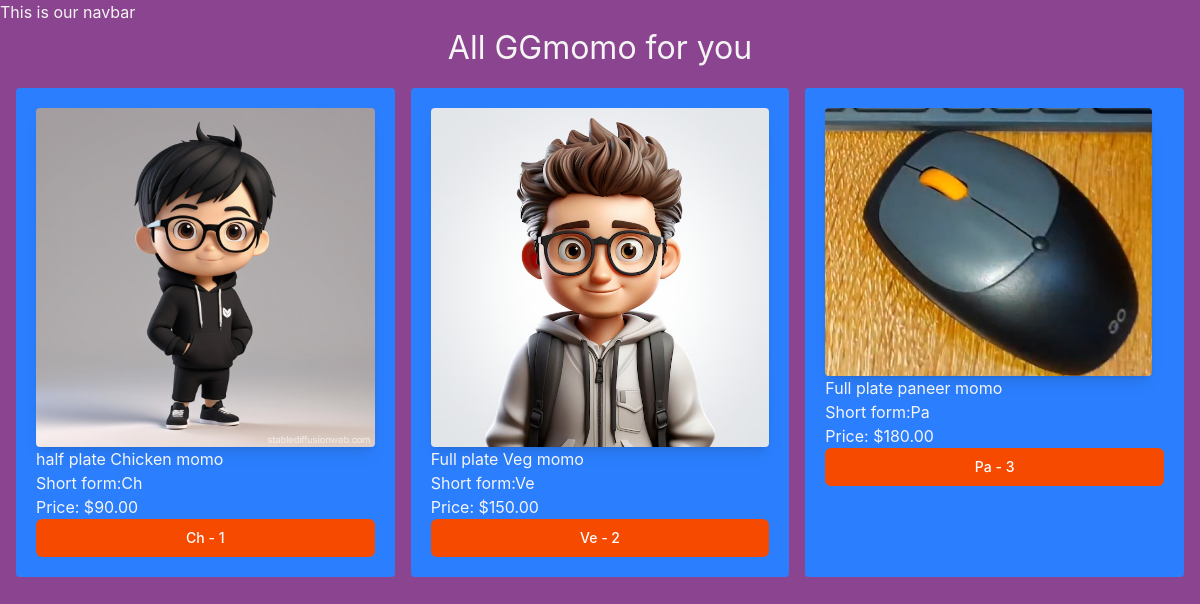
The page /gg/ on the database its author committed.
### gg/models.py (models this page shows, shortened)
class GGmomo(models.Model):
    GGmomo_TYPE_CHOICE = [
        ("Ch", "Chicken"),
        ("Mu", "Mutton"),
        ("bu", "Buff"),
        ("Ve", "Veg"),
        ("Pa", "Paneer"),
    ]
    name = models.CharField(max_length=100)
    image = models.ImageField(upload_to="ggmomo/")
    date_added = models.DateTimeField(default=timezone.now)
    type = models.CharField(max_length=2, choices=GGmomo_TYPE_CHOICE)
    description = models.TextField(default="")
    price = models.DecimalField(max_digits=10, decimal_places=2, default=0.00)
    class Meta:
        verbose_name = "GG Momo"
        verbose_name_plural = "GG Momos"

### gg/views.py (the view)
# urls.py: path('', views.all_gg, name='all_gg'),
def all_gg(request):
    momos = GGmomo.objects.all()
    return render(request, 'gg/all_gg.html', {'momos': momos})

### gg/templates/gg/all_gg.html (shortened to what this page needs)
{% extends "layout.html" %}
{% block content %}
<h1>All GGmomo for you</h1>
<div class="grid grid-cols-3 gap-4 m-4">
{% for momo in momos %}
    <div class="bg-blue-500 p-5 rounded" >
        <img class="rounded shadow-lg " src="{{ momo.image.url }}" alt="{{ momo.name }}">
        <h2>{{ momo.name }}</h2>
        <h2>Short form:{{momo.type}}</h2>
        <h3>Price: ${{momo.price}}</h3>
        <a href="{% url 'gg_detail' momo.id %}">
            <button type="button" class="inline-flex w-[100%] items-center justify-center px-4 py-2 border border-transparent text-sm font-medium rounded-md text-white bg-orange-600 hover:bg-orange-700 focus:outline-none focus:ring-2 focus:ring-offset-2 focus:ring-orange-500" >
                {{momo.type}} - {{momo.id}}
            </button>
        </a>
    </div>
{% endfor %}
</div>
{% endblock %}

### static/style.css (style rules this page uses)
html,body { min-height: 100vh; }
body { background-color: rgb(139, 68, 143); color: whitesmoke; }
h1 { text-align: center; font-size: 2rem; }

### rows shown on the page
GGmomo: image (picture), name "half plate Chicken momo", type "Ch", price "90.00", id "1"
GGmomo: image (picture), name "Full plate Veg momo", type "Ve", price "150.00", id "2"
GGmomo: image (picture), name "Full plate paneer momo", type "Pa", price "180.00", id "3"
